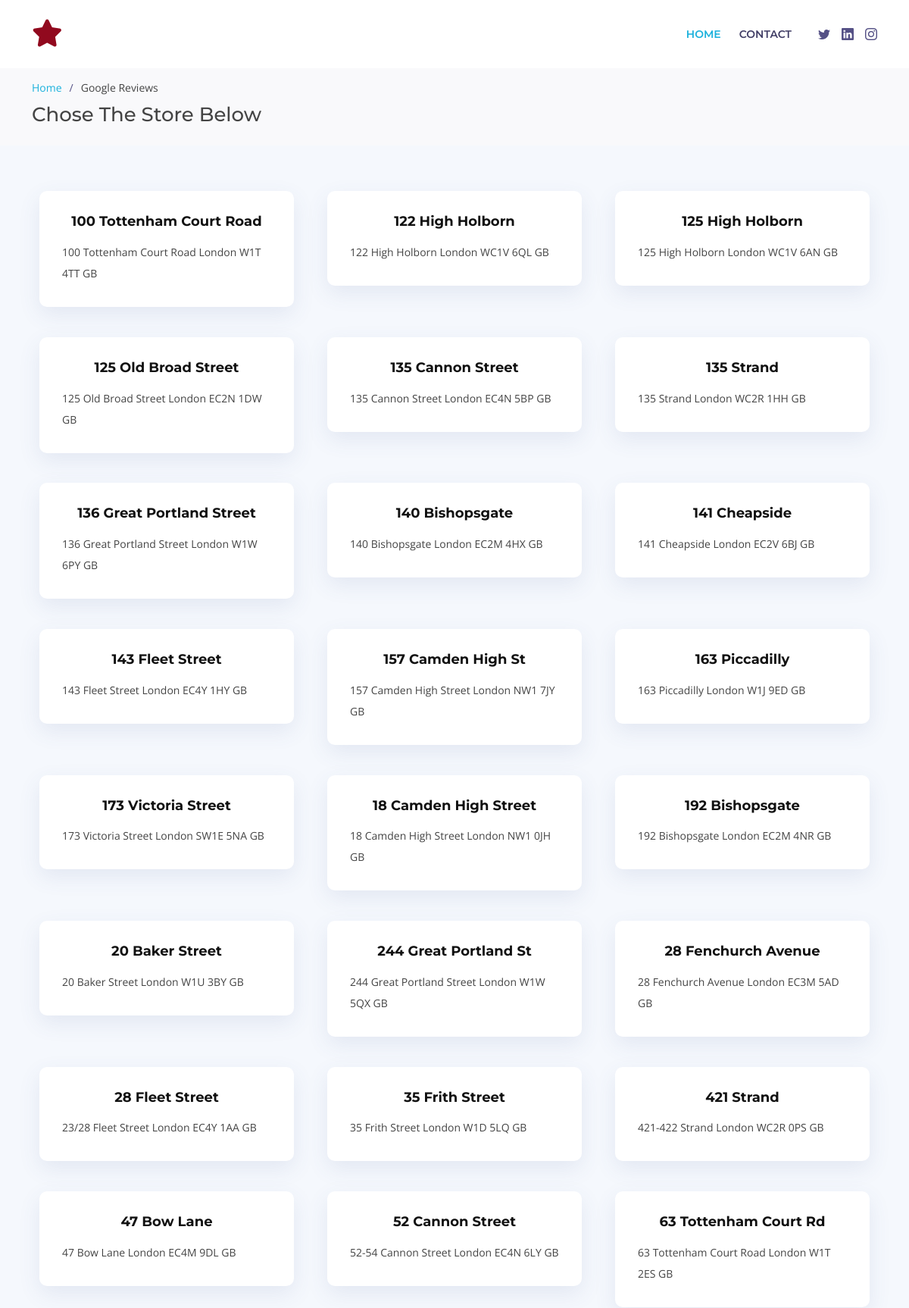
The app's page /reviews (upper part) with its own data.
### main.py (models this page shows)
class Shops(db.Model):
    __tablename__ = "shops"
    id = db.Column(db.Integer, primary_key=True)
    shop_name = db.Column(db.String(250), unique=True, nullable=False)
    shop_address = db.Column(db.String(250), unique=False, nullable=False)

### main.py (the view)
@app.route("/reviews")
def review_checker():
    all_shops = Shops.query.order_by("shop_name").all()
    return render_template("reviews.html", year=year, shops=all_shops)

### templates/reviews.html (shortened to what this page needs)
<!DOCTYPE html>
<html lang="en">
<head>
  <link href="static/vendor/aos/aos.css" rel="stylesheet">
  <link href="static/vendor/bootstrap/css/bootstrap.min.css" rel="stylesheet">
  <link href="static/vendor/bootstrap-icons/bootstrap-icons.css" rel="stylesheet">
  <link href="static/vendor/glightbox/css/glightbox.min.css" rel="stylesheet">
  <link href="static/vendor/swiper/swiper-bundle.min.css" rel="stylesheet">
  <link href="static/css/style.css" rel="stylesheet">
</head>
<body>
  <header id="header" class="fixed-top d-flex align-items-center header-transparent">
    <div class="container d-flex align-items-center">
      <h1 class="logo me-auto"><a href="{{url_for('home')}}"><i class="fas fa-star"></i></a></h1>
      <nav id="navbar" class="navbar order-last order-lg-0">
        <ul>
          <li><a class="nav-link scrollto active" href="{{url_for('home')}}">Home</a></li>
          <li><a class="nav-link scrollto" href="#footer">Contact</a></li>
        </ul>
      </nav>
      <div class="social-links">
        <a href="https://twitter.com/NenkovMilen" class="twitter" target="_blank"><i class="bi bi-twitter"></i></a>
        <a href="https://www.linkedin.com/in/milen-nenkov-a42528142/" class="linkedin" target="_blank"><i class="bi bi-linkedin"></i></a>
        <a href="https://www.instagram.com/milen.nenkov/" class="instagram" target="_blank"><i class="bi bi-instagram"></i></a>
      </div>
    </div>
  </header>
  <main id="main">
    <section id="breadcrumbs" class="breadcrumbs">
      <div class="container">
        <ol>
          <li><a href="{{url_for('home')}}">Home</a></li>
          <li>Google Reviews</li>
        </ol>
        <h2>Chose The Store Below</h2>
      </div>
    </section>
   <section id="services" class="services section-bg">
      <div class="container" data-aos="fade-up">
        <div class="row">
          {% for shop in shops %}
          <div class="col-md-6 col-lg-4 wow bounceInUp" data-aos="zoom-in" data-aos-delay="100" id="{{ shop.shop_name[0] }}">
            <div class="box">
                <h4 class="title">
                  <a href="{{url_for('show_review', shop_review=shop.shop_name)}}">{{ shop.shop_name }}</a></h4>
              <p class="description">{{ shop.shop_address }}</p>
            </div>
          </div>
          {% endfor %}
        </div>
      </div>
    </section>
  </main>
 {% include 'footer.html' %}
</body>
</html>

### templates/footer.html (shortened to what this page needs)
<!DOCTYPE html>
<html lang="en">
<head>
  {% import "bootstrap/wtf.html" as wtf %}
</head>
<body>
</body>
</html>

### static/css/style.css (style rules this page uses)
body { background: #fff; color: #444; font-family: "Open Sans", sans-serif; }
a { color: #1bb1dc; text-decoration: none; transition: 0.5s; }
p { padding: 0; margin: 0 0 30px 0; }
h1, h2, h3, h4, h5, h6 { font-family: "Montserrat", sans-serif; font-weight: 400; margin: 0 0 20px 0; padding: 0; }
.fas { color: #91091e; }
#header { background: #fff; transition: all 0.5s; z-index: 997; height: 90px; }
#header.header-transparent { background: transparent; }
#header .logo { font-size: 36px; margin: 0; padding: 0; font-weight: 400; letter-spacing: 3px; text-transform: uppercase; }
#header .logo a { color: #413e66; }
#header .social-links { margin: 0 0 0 20px; display: inline-flex; align-items: center; justify-content: center; }
#header .social-links a { color: #555186; transition: 0.3s; line-height: 0; margin-left: 15px; }
#header .social-links a i { line-height: 0; }
.navbar { padding: 0; }
.navbar ul { margin: 0; padding: 0; display: flex; list-style: none; align-items: center; }
.navbar li { position: relative; }
.navbar a { display: flex; align-items: center; justify-content: space-between; padding: 10px 0 10px 24px; font-family: "Montserrat", sans-serif; text-transform: uppercase; font-size: 14px; font-weight: 600; color: #413e66; white-space: nowrap; transition: 0.3s; }
.navbar a:hover, .navbar .active, .navbar li:hover > a { color: #1bb1dc; }
section { overflow: hidden; }
.section-bg { background: #f5f8fd; }
#services { padding: 60px 0 40px 0; }
#services .box { padding: 30px; position: relative; overflow: hidden; border-radius: 10px; margin: 0 10px 40px 10px; background: #fff; box-shadow: 0 10px 29px 0 rgba(68, 88, 144, 0.1); transition: all 0.3s ease-in-out; text-align: center; }
#services .title { font-weight: 700; margin-bottom: 15px; font-size: 18px; }
#services .title a { color: #111; }
#services .description { font-size: 14px; line-height: 28px; margin-bottom: 0; text-align: left; }
.breadcrumbs { padding: 15px 0; background: #f9f9fb; min-height: 40px; margin-top: 90px; }
.breadcrumbs h2 { font-size: 26px; font-weight: 500; margin-bottom: 10px; }
.breadcrumbs ol { display: flex; flex-wrap: wrap; list-style: none; padding: 0 0 10px 0; margin: 0; font-size: 14px; }
.breadcrumbs ol li + li { padding-left: 10px; }
.breadcrumbs ol li + li::before { display: inline-block; padding-right: 10px; color: #555186; content: "/"; }

### records on screen
Shops: shop_name "100 Tottenham Court Road", shop_address "100 Tottenham Court Road London W1T 4TT GB"
Shops: shop_name "122 High Holborn", shop_address "122 High Holborn London WC1V 6QL GB"
Shops: shop_name "125 High Holborn", shop_address "125 High Holborn London WC1V 6AN GB"
Shops: shop_name "125 Old Broad Street", shop_address "125 Old Broad Street London EC2N 1DW GB"
Shops: shop_name "135 Cannon Street", shop_address "135 Cannon Street London EC4N 5BP GB"
Shops: shop_name "135 Strand", shop_address "135 Strand London WC2R 1HH GB"
Shops: shop_name "136 Great Portland Street", shop_address "136 Great Portland Street London W1W 6PY GB"
Shops: shop_name "140 Bishopsgate", shop_address "140 Bishopsgate London EC2M 4HX GB"
Shops: shop_name "141 Cheapside", shop_address "141 Cheapside London EC2V 6BJ GB"
Shops: shop_name "143 Fleet Street", shop_address "143 Fleet Street London EC4Y 1HY GB"
Shops: shop_name "157 Camden High St", shop_address "157 Camden High Street London NW1 7JY GB"
Shops: shop_name "163 Piccadilly", shop_address "163 Piccadilly London W1J 9ED GB"
Shops: shop_name "173 Victoria Street", shop_address "173 Victoria Street London SW1E 5NA GB"
Shops: shop_name "18 Camden High Street", shop_address "18 Camden High Street London NW1 0JH GB"
Shops: shop_name "192 Bishopsgate", shop_address "192 Bishopsgate London EC2M 4NR GB"
Shops: shop_name "20 Baker Street", shop_address "20 Baker Street London W1U 3BY GB"
Shops: shop_name "244 Great Portland St", shop_address "244 Great Portland Street London W1W 5QX GB"
Shops: shop_name "28 Fenchurch Avenue", shop_address "28 Fenchurch Avenue London EC3M 5AD GB"
Shops: shop_name "28 Fleet Street", shop_address "23/28 Fleet Street London EC4Y 1AA GB"
Shops: shop_name "35 Frith Street", shop_address "35 Frith Street London W1D 5LQ GB"
Shops: shop_name "421 Strand", shop_address "421-422 Strand London WC2R 0PS GB"
Shops: shop_name "47 Bow Lane", shop_address "47 Bow Lane London EC4M 9DL GB"
Shops: shop_name "52 Cannon Street", shop_address "52-54 Cannon Street London EC4N 6LY GB"
Shops: shop_name "63 Tottenham Court Rd", shop_address "63 Tottenham Court Road London W1T 2ES GB"
